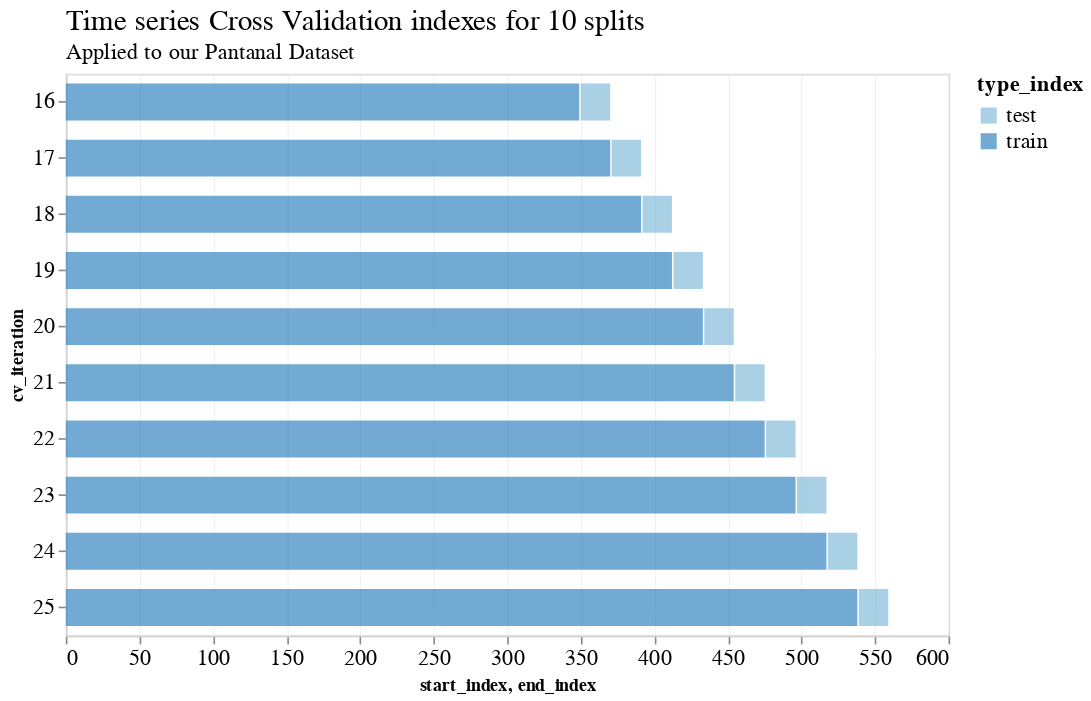

The cell this chart's notebook holds for it:
### Code cell
tscv = TimeSeriesSplit(n_splits=25)
train_index_df = pd.DataFrame(
    [
        {
            "cv_iteration": i+1,
            "start_index": train.min(),
            "end_index": train.max(),
        }
        for i, (train, test) in enumerate(tscv.split(X))
        if i>14
    ]
).assign(type_index="train")

test_index_df = pd.DataFrame(
    [
        {
            "cv_iteration": i+1,
            "start_index": test.min(),
            "end_index": test.max(),
        }
        for i, (train, test) in enumerate(tscv.split(X))
        if i>14
    ]
).assign(type_index="test")

complete_df = pd.concat([train_index_df, test_index_df])

gantt_chart = alt.Chart(complete_df).mark_bar(color="blue", opacity=0.7, size=23).encode(
    x='start_index:Q',
    x2='end_index:Q',
    y='cv_iteration:O',
    color="type_index:O"
)

gantt_chart.properties(
    title=science_theme_title(
        text="Time series Cross Validation indexes for 10 splits", 
        subtitle="Applied to our Pantanal Dataset"
    ),
    width=550,
    height=350
)

### Figure 1 — Vega-Lite specification as saved in the notebook (floating-point values rounded to 4 significant figures)
{"config": {"view": {"width": 533.3, "height": 300.0, "fill": "white"}, "title": {"align": "left", "anchor": "start", "frame": "group", "font": "Helvetica Neue", "fontSize": 18, "dy": -2, "subtitleFont": "Helvetica Neue", "subtitleFontSize": 14, "fontWeight": "normal"}, "axis": {"domainColor": "lightGrey", "gridColor": "lightGrey", "gridWidth": 0.25, "titleFont": "Helvetica Neue", "titleFontSize": 11, "labelFont": "Helvetica Neue", "labelFontSize": 14}, "legend": {"layout": {"anchor": "start"}, "labelLimit": 0, "titleFontSize": 14, "titleFont": "Helvetica Neue", "labelFontSize": 14, "labelFont": "Helvetica Neue"}, "header": {"title": null, "titleFont": "Helvetica Neue", "labelFont": "Helvetica Neue", "labelFontSize": 14, "labelPadding": 2}, "range": {"category": ["#0C66B5", "#BA1D32", "#0F8E40", "#E56F20", "#862BAF", "#626D69", "#ED5087", "#3DB9E2", "#51DB63", "#E26868", "#FFB270", "#B37CEA", "#A8A1A4", "#FF87CD"]}}, "data": {"name": "data-365b694320d7f423b03f6192f0cce84e"}, "mark": {"type": "bar", "color": "blue", "opacity": 0.7, "size": 23}, "encoding": {"color": {"field": "type_index", "type": "ordinal"}, "x": {"field": "start_index", "type": "quantitative"}, "x2": {"field": "end_index"}, "y": {"field": "cv_iteration", "type": "ordinal"}}, "height": 350, "title": {"align": "left", "anchor": "start", "frame": "group", "font": "Helvetica Neue", "fontSize": 18, "dy": -2, "subtitleFont": "Helvetica Neue", "subtitleFontSize": 14, "fontWeight": "normal", "text": "Time series Cross Validation indexes for 10 splits", "subtitle": "Applied to our Pantanal Dataset"}, "width": 550, "$schema": "https://vega.github.io/schema/vega-lite/v4.17.0.json", "datasets": {"data-365b694320d7f423b03f6192f0cce84e": [{"cv_iteration": 16, "start_index": 0, "end_index": 349, "type_index": "train"}, {"cv_iteration": 17, "start_index": 0, "end_index": 370, "type_index": "train"}, {"cv_iteration": 18, "start_index": 0, "end_index": 391, "type_index": "train"}, {"cv_iteration": 19, "start_index": 0, "end_index": 412, "type_index": "train"}, {"cv_iteration": 20, "start_index": 0, "end_index": 433, "type_index": "train"}, {"cv_iteration": 21, "start_index": 0, "end_index": 454, "type_index": "train"}, {"cv_iteration": 22, "start_index": 0, "end_index": 475, "type_index": "train"}, {"cv_iteration": 23, "start_index": 0, "end_index": 496, "type_index": "train"}, {"cv_iteration": 24, "start_index": 0, "end_index": 517, "type_index": "train"}, {"cv_iteration": 25, "start_index": 0, "end_index": 538, "type_index": "train"}, {"cv_iteration": 16, "start_index": 350, "end_index": 370, "type_index": "test"}, {"cv_iteration": 17, "start_index": 371, "end_index": 391, "type_index": "test"}, {"cv_iteration": 18, "start_index": 392, "end_index": 412, "type_index": "test"}, {"cv_iteration": 19, "start_index": 413, "end_index": 433, "type_index": "test"}, {"cv_iteration": 20, "start_index": 434, "end_index": 454, "type_index": "test"}, {"cv_iteration": 21, "start_index": 455, "end_index": 475, "type_index": "test"}, {"cv_iteration": 22, "start_index": 476, "end_index": 496, "type_index": "test"}, {"cv_iteration": 23, "start_index": 497, "end_index": 517, "type_index": "test"}, {"cv_iteration": 24, "start_index": 518, "end_index": 538, "type_index": "test"}, {"cv_iteration": 25, "start_index": 539, "end_index": 559, "type_index": "test"}]}}
